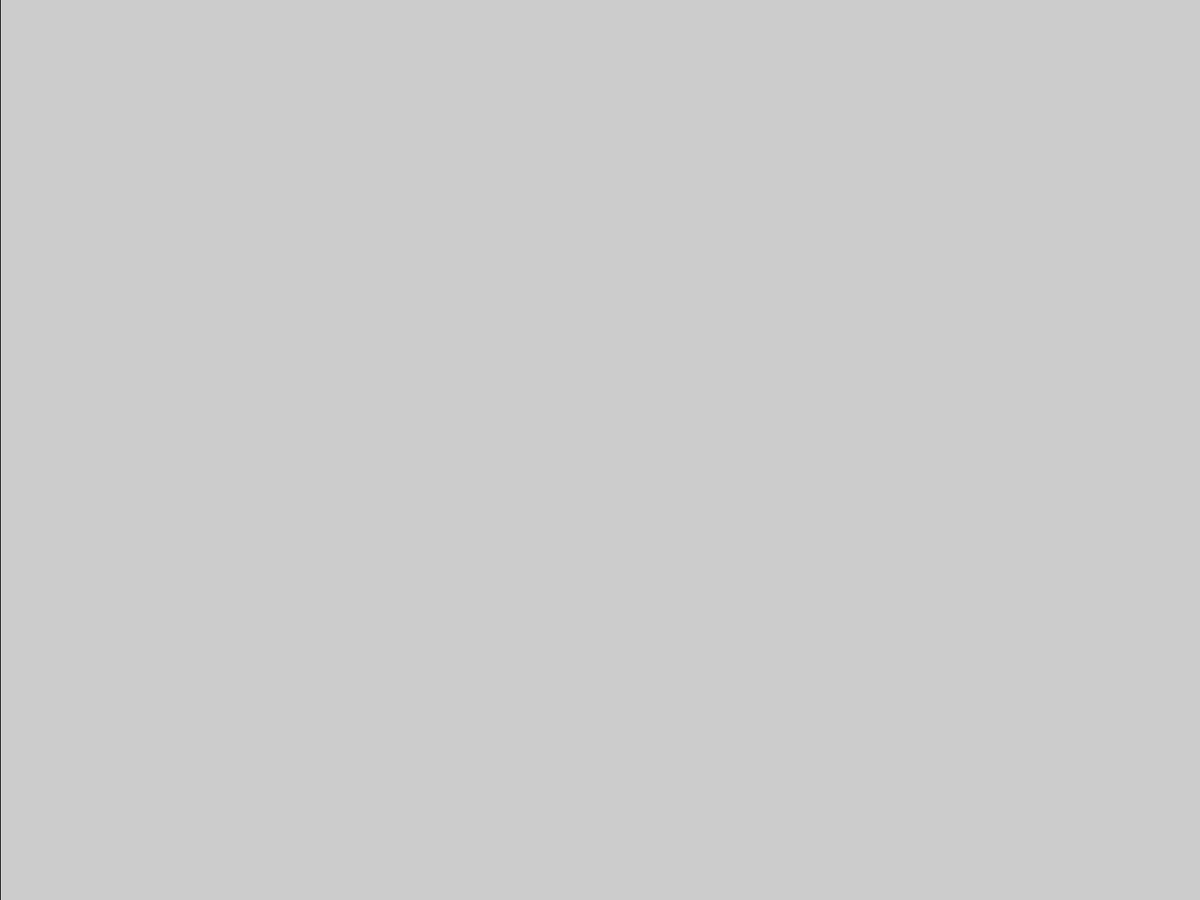
Frame 1 (no input)
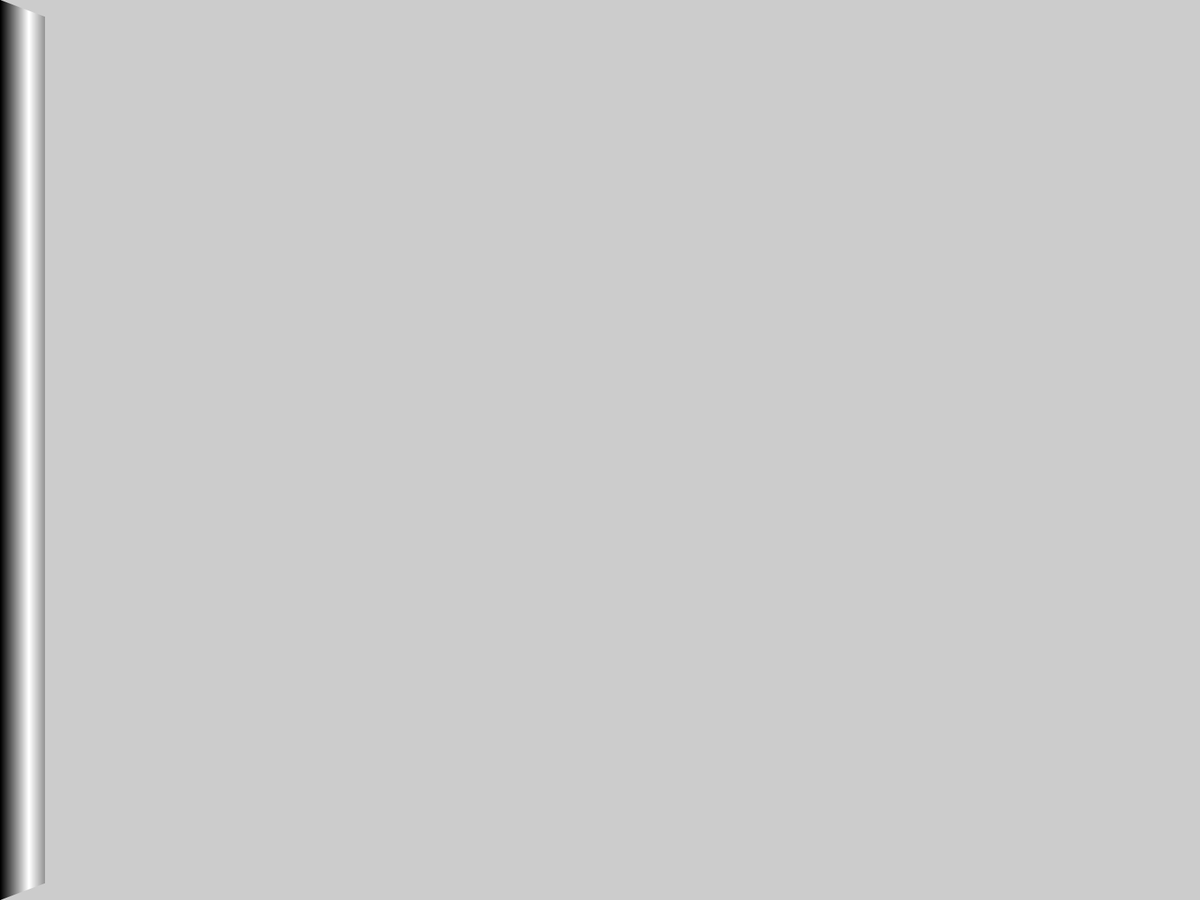
Frame 60 (the mouse pressed at the canvas centre just before this capture)
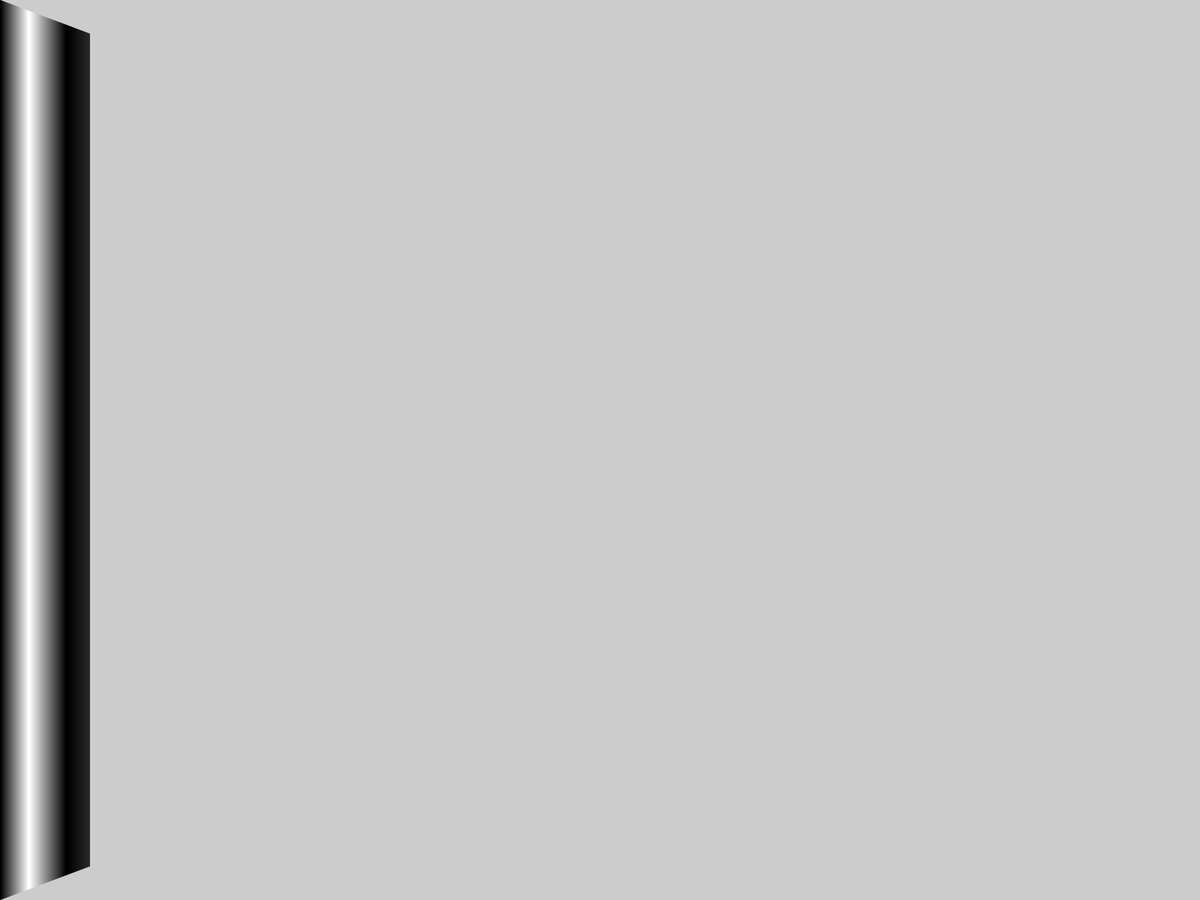
Frame 120 (the mouse held since frame 60 and released just before this capture)

The Processing sketch that drew these frames (run headless with seeded random() and noise(); from frame 60 on, the mouse is pressed at the canvas centre):

// Processing sketch: s23_gradient_arrow
// ── s23_gradient_arrow.pde
int x = 0;
float bri = 0;
float briInc;
void setup() {
  fullScreen();
  briInc = random(1, 10);
  noStroke();
}
void draw() {
  fill(bri);
  float y = map(x, 0, width, 0, height/2);
  rect(x, y, 1, height-y*2);
  x = x + 1;
  bri = bri + briInc;
  
  if(bri > 255) {
    if(random(100) < 10) {
      briInc = random(-2, -1); // 10%
    } else {
      briInc = random(-10, -5); // 90%
    }
  }
  
  if(bri < 0) {
    if(random(100) < 10) {
      briInc = random(5, 10); // 10%
    } else {
      briInc = random(1, 2); // 90%
    }
  }
}
